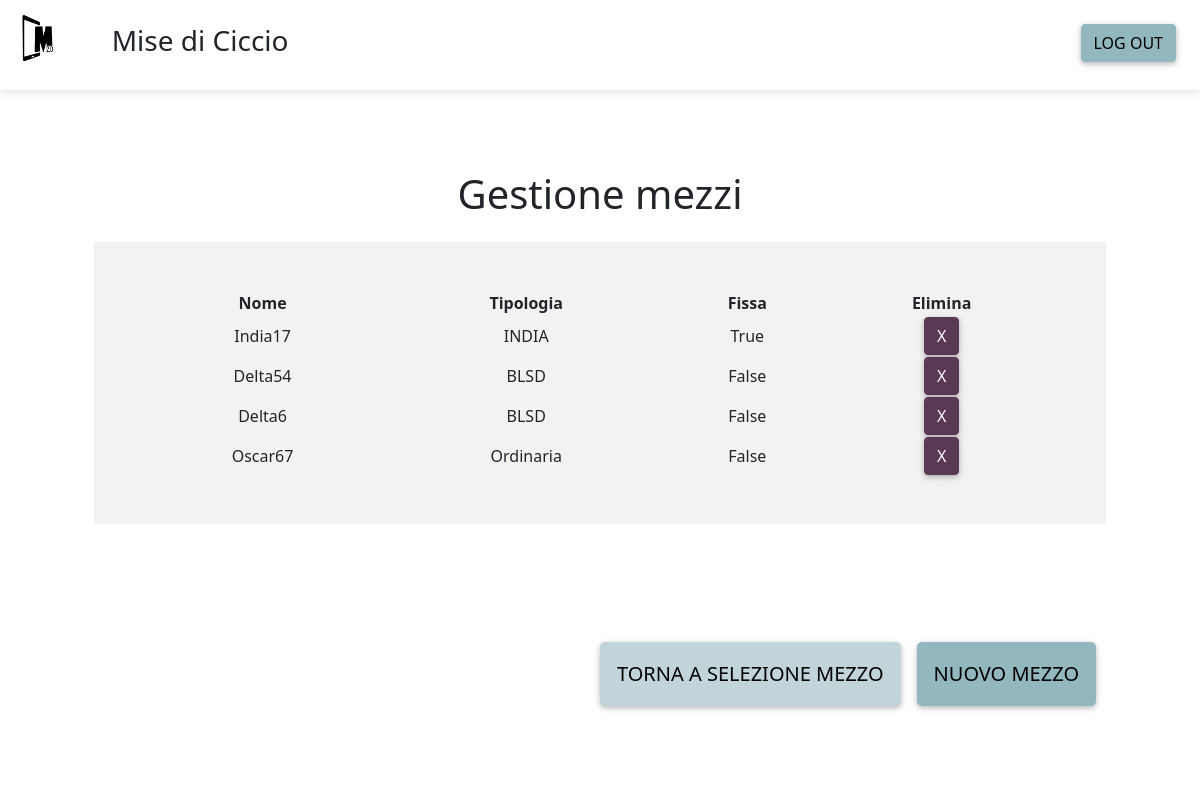
The page /gestione_mezzi/ (signed in) on the database as committed earlier.
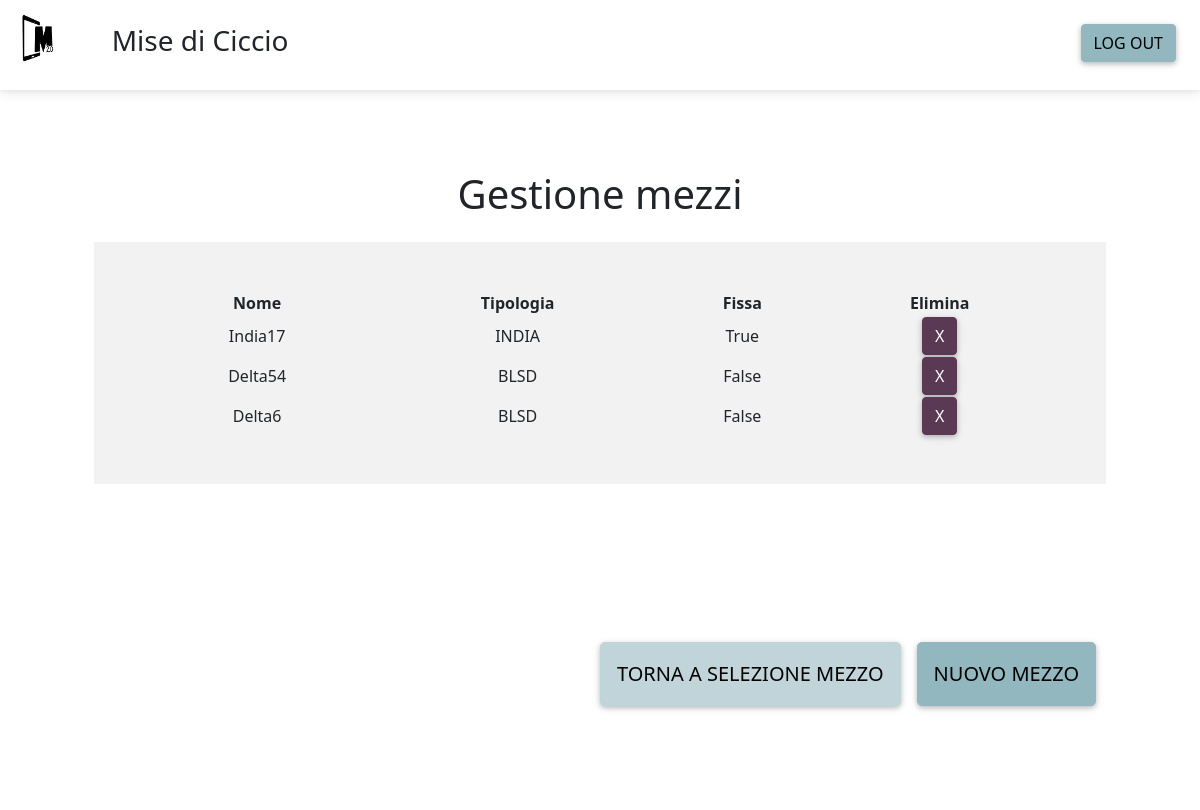
The same page on the database as committed later.
### scheda/models.py (models this page shows, shortened)
class MyUser(AbstractUser):
    username = models.CharField(max_length=30, unique=True,
        help_text= ('Required. 30 characters or fewer. Letters, digits and '
                    '@/./+/-/_ only.'))
    is_active = models.BooleanField(default=True)
    staff = models.BooleanField(default=False) # a admin user; non super-user
    admin = models.BooleanField(default=False) # a superuser
    is_operator = models.BooleanField(default=False)
    corporation = models.CharField(max_length=30, blank=True)
    phone = models.CharField(max_length=30, blank=True)
    USERNAME_FIELD = 'username'
    REQUIRED_FIELDS = [] # Email & Password are required by default.
    objects = UserManager()

class Mezzo(models.Model):
    id_mezzo = models.AutoField(primary_key = True)
    nome = models.CharField(unique = True, max_length = 10)
    tipologia = models.CharField(max_length = 10)
    all_day = models.BooleanField(default = False)
    username = models.ForeignKey(MyUser, on_delete = models.CASCADE)
    num_mezzo = models.IntegerField()
    equip_min = models.IntegerField()

### scheda/views.py (the view)
# urls.py: path('gestione_mezzi/', scheda.GestioneMezzi.as_view(), name='gestione_mezzi'),
class GestioneMezzi(generic.View):
    def get(self, request):
        mezzi = Mezzo.objects.filter(username=request.user.id)
        template_name = 'gestione_mezzi.html'
        return render(request, template_name, context={'mezzi':mezzi})

### templates/gestione_mezzi.html (shortened to what this page needs)
{% extends 'base.html' %}
{% load static %}
{% block css %}
<link href="{% static 'css/gestione_mezzi.css' %}" rel="stylesheet">
{% endblock %}
{% block content %}
<nav class="navbar navbar-expand-sm">
    <ul class="navbar-nav ml-auto">
        <li class="nav-item">
            <div class="container">
                <a class="navbar-brand" href="#">
                    <img
                    src="{% static 'img/logoHCI.png' %}"
                    height="50"
                    loading="lazy"
                  />
                </a>
            </div>
        </li>
        <li class="nav-item">
            <div class="container ms-0 p-3">
                <h3>{{request.user.corporation}}</h3>
            </div>
        </li>
    </ul>
    <a href="{% url 'logout' %}" class="btn btn-primary m-4" style="position: absolute; right: 0; top: 0;">Log out</a>
</nav>
<div class="container-sm p-3 rounded bg-white text-center d-flex flex-column">
    <div class="container mt-5 text-center bg-white">
        <h1 class="m-3">Gestione mezzi</h1>
    </div>
    <div class="container pt-2 ps-5 pe-5 mb-auto bg-white" style="height: 70vh; overflow: auto;">
        <div class="table-wrapper-scroll-y my-custom-scrollbar p-5 m-0 bg-light">
            <table class="table-responsive w-100 text-center">
                <thead>
                <tr>
                    <th scope="col">Nome</th>
                    <th scope="col">Tipologia</th>
                    <th scope="col">Fissa</th>
                    <th scope="col">Elimina</th>
                </tr>
                </thead>
                <tbody>
                    {% for m in mezzi %}
                        <tr>
                            <td scope="row">{{ m.nome }}</td>
                            <td>{{ m.tipologia }}</td>
                            <td>{{ m.all_day }}</td>
                            <td>
                                <label class="btn btn-info" for="{{m.id_mezzo}}">x</label>
                            </td>
                        </tr>
                    {% endfor %}
                </tbody>
            </table>
        </div>
    </div>
</div>
<div class="container p-5 mt-auto mb-5 me-5 text-center bg-white position-absolute bottom-0 end-0">
    <div class="row">
        <div class="col d-flex justify-content-end">
            <a href="{% url 'home_sc' %}" role="button" class="btn p-3 btn-secondary m-2 btn-lg">
                Torna a selezione mezzo
            </a>
            <button type="button" class="btn p-3 btn-primary btn-lg m-2" data-mdb-toggle="modal" data-mdb-target="#nuovomezzo" id="modalbutton">
                Nuovo Mezzo
            </button>
        </div>
    </div>
</div>
{% endblock %}
{% block scripts %}
<link rel="stylesheet" href="https://cdnjs.cloudflare.com/ajax/libs/bootstrap-select/1.13.1/css/bootstrap-select.css" />
{% endblock %}

### templates/base.html (shortened to what this page needs)
{% load static %}
<!DOCTYPE html>
<html lang="en">
<head>
  <link rel="stylesheet" href="https://use.fontawesome.com/releases/v5.15.2/css/all.css">
  <link rel="stylesheet" href="https://maxcdn.bootstrapcdn.com/font-awesome/4.7.0/css/font-awesome.min.css">
  <link href="{% static 'css/bootstrap.min.css' %}" rel="stylesheet">
  <link href="{% static 'css/mdb.min.css' %}" rel="stylesheet">
  {% if request.session.tema is None %}
  <link href="{% static 'css/theme_3.css' %}" rel="stylesheet">
  {% elif request.session.tema == 'tema_1' %}
  <link href="{% static 'css/theme_1.css' %}" rel="stylesheet">
  {% elif request.session.tema == 'tema_2' %}
  <link href="{% static 'css/theme_2.css' %}" rel="stylesheet">
  {% else %}
  <link href="{% static 'css/theme_3.css' %}" rel="stylesheet">
  {% endif %}
  <link href="{% static 'css/style.css' %}" rel="stylesheet">
  {% block css %}
  {% endblock %}
</head>
<body>
  <main>
    {% block content %}
    {% endblock %}
  </main>
  {% block scripts %}
  {% endblock %}
</body>
</html>

Rows that differ between the two databases and show on the page:
removed Mezzo: nome "Oscar67", tipologia "Ordinaria", all_day "False"
